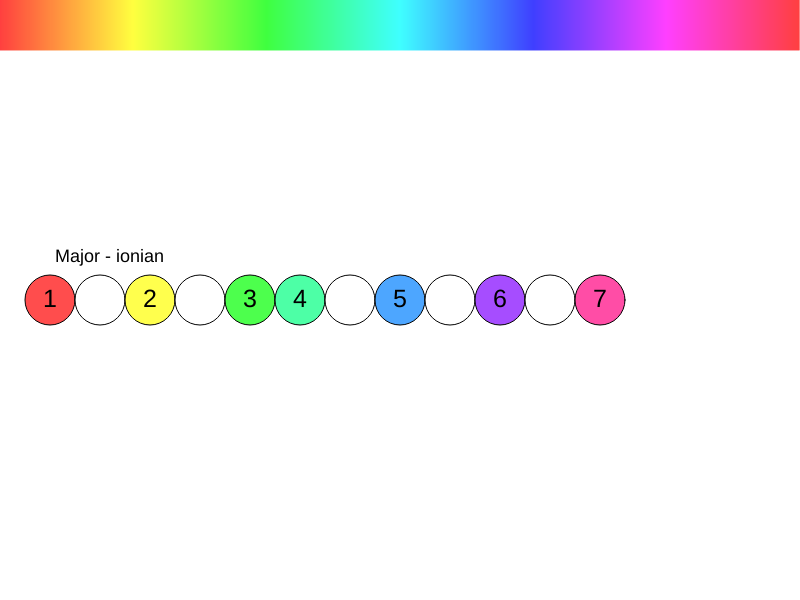
Frame 1 (no input)
Frame 2 (the mouse pressed at the canvas centre, redrawn once): identical to frame 1, image omitted

The p5.js sketch that drew this single still picture (run headless with seeded random() and noise() and a simulated clock; the mouse was pressed at the canvas centre and the sketch redrawn once):

// p5.js sketch
// ── sketch.js
let scaleList = [];
let vScales = [];

function setup() {
  createCanvas(800, 600);
  colorMode(HSB); // Définir le mode de couleur sur HSB
  background(220);
  textSize(12);
  noLoop();

  drawHSBGradient(0, 0, width, 50);

  let scale = new Scale('Major', 'ionian');
  let vScale = new VScale(scale);
  scaleList.push(scale);
  vScales.push(vScale);
  vScale.draw();

  createContextMenu();
}

function drawHSBGradient(x, y, w, h) {
  for (let i = 0; i < w; i++) {
    let hue = map(i, 0, w, 0, 360);
    stroke(hue, 100, 100);
    line(x + i, y, x + i, y + h);
  }
}

function createContextMenu() {
  const menu = document.createElement('div');
  menu.id = 'context-menu';
  menu.style.position = 'absolute';
  menu.style.display = 'none';
  menu.style.backgroundColor = '#fff';
  menu.style.border = '1px solid #ccc';
  menu.style.zIndex = '1000';

  const scales = {
    'Major': ['ionian', 'dorian', 'phrygian', 'lydian', 'mixolydian', 'aeolian', 'locrian'],
    'Harmonic minor': ['ionian #5', 'dorian #4', 'phrygian dominant', 'lydian #2', 'mixolydian b9', 'lydian #6', 'locrian #13'],
    'Melodic minor': ['ionian b3', 'dorian b2', 'lydian augmented', 'lydian dominant', 'mixolydian b6', 'locrian #2', 'super locrian']
  };

  for (const [scaleType, modes] of Object.entries(scales)) {
    const scaleItem = document.createElement('div');
    scaleItem.textContent = scaleType;
    scaleItem.style.padding = '5px';
    scaleItem.style.cursor = 'pointer';

    const modeMenu = document.createElement('div');
    modeMenu.style.display = 'none';
    modeMenu.style.position = 'absolute';
    modeMenu.style.left = '100%';
    modeMenu.style.top = '0';
    modeMenu.style.backgroundColor = '#fff';
    modeMenu.style.border = '1px solid #ccc';

    modes.forEach(mode => {
      const modeItem = document.createElement('div');
      modeItem.textContent = mode;
      modeItem.style.padding = '5px';
      modeItem.style.cursor = 'pointer';
      modeItem.onclick = () => {
        let startX = mouseX;
        let startY = mouseY;
        let isOverScale = vScales.some(vScale => mouseX > vScale.startX && mouseX < vScale.startX + 12 * 40 && mouseY > vScale.startY - 20 && mouseY < vScale.startY + 20);
        if (isOverScale) {
          let vScale = vScales.find(vScale => mouseX > vScale.startX && mouseX < vScale.startX + 12 * 40 && mouseY > vScale.startY - 20 && mouseY < vScale.startY + 20);
          vScale.scale = new Scale(scaleType, mode);
          vScale.bubbles = vScale.createBubbles();
        } else {
          let scale = new Scale(scaleType, mode);
          let vScale = new VScale(scale);
          vScale.startX = startX;
          vScale.startY = startY;
          scaleList.push(scale);
          vScales.push(vScale);
        }
        redraw();
        menu.style.display = 'none';
      };
      modeMenu.appendChild(modeItem);
    });

    scaleItem.onmouseover = () => {
      modeMenu.style.display = 'block';
    };
    scaleItem.onmouseout = () => {
      modeMenu.style.display = 'none';
    };

    scaleItem.appendChild(modeMenu);
    menu.appendChild(scaleItem);
  }

  document.body.appendChild(menu);

  window.oncontextmenu = (e) => {
    e.preventDefault();
    menu.innerHTML = ''; // Clear previous menu items

    let isOverScale = vScales.some(vScale => e.pageX > vScale.startX && e.pageX < vScale.startX + 12 * 40 && e.pageY > vScale.startY - 20 && e.pageY < vScale.startY + 20);
    const actionItem = document.createElement('div');
    actionItem.textContent = isOverScale ? 'Modifier' : 'Nouveau';
    actionItem.style.padding = '5px';
    actionItem.style.cursor = 'pointer';
    menu.appendChild(actionItem);

    for (const [scaleType, modes] of Object.entries(scales)) {
      const scaleItem = document.createElement('div');
      scaleItem.textContent = scaleType;
      scaleItem.style.padding = '5px';
      scaleItem.style.cursor = 'pointer';

      const modeMenu = document.createElement('div');
      modeMenu.style.display = 'none';
      modeMenu.style.position = 'absolute';
      modeMenu.style.left = '100%';
      modeMenu.style.top = '0';
      modeMenu.style.backgroundColor = '#fff';
      modeMenu.style.border = '1px solid #ccc';

      modes.forEach(mode => {
        const modeItem = document.createElement('div');
        modeItem.textContent = mode;
        modeItem.style.padding = '5px';
        modeItem.style.cursor = 'pointer';
        modeItem.onclick = () => {
          let startX = e.pageX;
          let startY = e.pageY;
          if (isOverScale) {
            let vScale = vScales.find(vScale => e.pageX > vScale.startX && e.pageX < vScale.startX + 12 * 40 && e.pageY > vScale.startY - 20 && e.pageY < vScale.startY + 20);
            vScale.scale = new Scale(scaleType, mode);
            vScale.bubbles = vScale.createBubbles();
          } else {
            let scale = new Scale(scaleType, mode);
            let vScale = new VScale(scale);
            vScale.startX = startX;
            vScale.startY = startY;
            scaleList.push(scale);
            vScales.push(vScale);
          }
          redraw();
          menu.style.display = 'none';
        };
        modeMenu.appendChild(modeItem);
      });

      scaleItem.onmouseover = () => {
        modeMenu.style.display = 'block';
      };
      scaleItem.onmouseout = () => {
        modeMenu.style.display = 'none';
      };

      scaleItem.appendChild(modeMenu);
      menu.appendChild(scaleItem);
    }

    menu.style.left = `${e.pageX}px`;
    menu.style.top = `${e.pageY}px`;
    menu.style.display = 'block';
  };

  window.onclick = () => {
    menu.style.display = 'none';
  };
}

function draw() {
  background(220);
  drawHSBGradient(0, 0, width, 50);
  vScales.forEach(vScale => vScale.draw());
}

function mousePressed() {
  vScales.forEach(vScale => vScale.startDrag(mouseX, mouseY));
}

function mouseDragged() {
  vScales.forEach(vScale => vScale.drag(mouseX, mouseY));
  redraw();
}

function mouseReleased() {
  vScales.forEach(vScale => vScale.stopDrag());
}

function keyPressed() {
  if (key === 'c' || key === 'C') {
    vScales.forEach(vScale => {
      if (typeof vScale.toggleMode === 'function') {
        vScale.toggleMode();
        console.log(vScale.circularMode);
      }
    });
    redraw();
  }
}
// ── chords.js
class Chord {
  constructor(type) {
    this.type = type;
    this.semitones = this.getSemitones();
    this.degrees = this.getDegrees();
    this.intervals = this.getIntervals();
  }

  getSemitones() {
    const chords = {
      "major": [0, 4, 7],
      "minor": [0, 3, 7],
      "diminished": [0, 3, 6],
      "augmented": [0, 4, 8],
      "major7": [0, 4, 7, 11],
      "minor7": [0, 3, 7, 10],
      "dominant7": [0, 4, 7, 10],
      "diminished7": [0, 3, 6, 9],
      "halfDiminished7": [0, 3, 6, 10],
      "minorMajor7": [0, 3, 7, 11],
      "augmented7": [0, 4, 8, 10]
    };

    return chords[this.type] || [];
  }

  getDegrees() {
    const degrees = {
      "major": ["1", "3", "5"],
      "minor": ["1", "♭3", "5"],
      "diminished": ["1", "♭3", "♭5"],
      "augmented": ["1", "3", "♯5"],
      "major7": ["1", "3", "5", "7"],
      "minor7": ["1", "♭3", "5", "♭7"],
      "dominant7": ["1", "3", "5", "♭7"],
      "diminished7": ["1", "♭3", "♭5", "♭♭7"],
      "halfDiminished7": ["1", "♭3", "♭5", "♭7"],
      "minorMajor7": ["1", "♭3", "5", "7"],
      "augmented7": ["1", "3", "♯5", "♭7"]
    };

    return degrees[this.type] || [];
  }

  getIntervals() {
    const intervals = {
      "major": ["1P", "3M", "5P"],
      "minor": ["1P", "3m", "5P"],
      "diminished": ["1P", "3m", "5d"],
      "augmented": ["1P", "3M", "5A"],
      "major7": ["1P", "3M", "5P", "7M"],
      "minor7": ["1P", "3m", "5P", "7m"],
      "dominant7": ["1P", "3M", "5P", "7m"],
      "diminished7": ["1P", "3m", "5d", "7d"],
      "halfDiminished7": ["1P", "3m", "5d", "7m"],
      "minorMajor7": ["1P", "3m", "5P", "7M"],
      "augmented7": ["1P", "3M", "5A", "7m"]
    };

    return intervals[this.type] || [];
  }
}

// ── scales.js
class Scale {
  constructor(type, mode = "ionian") {
    this.type = type;
    this.mode = mode;
    this.semitones = this.getSemitones();
    this.intervals = this.getIntervals();
    this.degrees = this.getDegrees();
    this.triads = this.getTriads();
  }

  getSemitones() {
    const scales = {
      "Major": {
        "ionian": [0, 2, 4, 5, 7, 9, 11],
        "dorian": [0, 2, 3, 5, 7, 9, 10],
        "phrygian": [0, 1, 3, 5, 7, 8, 10],
        "lydian": [0, 2, 4, 6, 7, 9, 11],
        "mixolydian": [0, 2, 4, 5, 7, 9, 10],
        "aeolian": [0, 2, 3, 5, 7, 8, 10],
        "locrian": [0, 1, 3, 5, 6, 8, 10]
      },
      "Harmonic minor": {
        "ionian ♯5": [0, 2, 4, 5, 8, 9, 11],
        "dorian ♯4": [0, 2, 3, 6, 7, 9, 10],
        "phrygian dominant": [0, 1, 4, 5, 7, 8, 10],
        "lydian ♯2": [0, 3, 4, 6, 7, 9, 11],
        "mixolydian ♭9": [0, 1, 3, 5, 7, 8, 10],
        "lydian ♯6": [0, 2, 3, 5, 7, 8, 11],
        "locrian ♯13": [0, 1, 3, 5, 6, 9, 10]
      },
      "Melodic minor": {
        "ionian ♭3": [0, 2, 3, 5, 7, 9, 11],
        "dorian ♭2": [0, 1, 3, 5, 7, 9, 10],
        "lydian augmented": [0, 2, 4, 6, 8, 9, 11],
        "lydian dominant": [0, 2, 4, 6, 7, 9, 10],
        "mixolydian ♭6": [0, 2, 4, 5, 7, 8, 10],
        "locrian ♯2": [0, 2, 3, 5, 6, 8, 10],
        "super locrian": [0, 1, 3, 4, 6, 8, 10]
      }
    };

    return scales[this.type][this.mode];
  }

  getIntervals() {
    const intervals = {
      0: "1P",
      1: "2m",
      2: "2M",
      3: "3m",
      4: "3M",
      5: "4P",
      6: "5d",
      7: "5P",
      8: "6m",
      9: "6M",
      10: "7m",
      11: "7M"
    };

    return this.semitones.map(semitone => intervals[semitone]);
  }

  getDegrees() {
    const degrees = {
      0: "1",
      1: "♭2",
      2: "2",
      3: "♭3",
      4: "3",
      5: "4",
      6: this.mode === "lydian" ? "♯4" : "♭5",
      7: "5",
      8: "♭6",
      9: "6",
      10: "♭7",
      11: "7"
    };

    return this.semitones.map(semitone => degrees[semitone]);
  }

  getTriads() {
    const triads = {
      "Major": {
        "ionian": ["I", "ii", "iii", "IV", "V", "vi", "vii°"],
        "dorian": ["i", "ii", "♭III", "IV", "v", "vi°", "♭VII"],
        "phrygian": ["i", "♭II", "♭III", "iv", "v°", "♭VI", "♭vii"],
        "lydian": ["I", "II", "iii", "♯iv°", "V", "vi", "vii"],
        "mixolydian": ["I", "ii", "iii°", "IV", "v", "vi", "♭VII"],
        "aeolian": ["i", "ii°", "♭III", "iv", "v", "♭VI", "♭VII"],
        "locrian": ["i°", "♭II", "♭iii", "iv", "♭V", "♭VI", "♭vii"]
      },
      "Harmonic minor": {
        "ionian ♯5": ["I", "ii°", "iii+", "iv", "V", "♭VI", "vii°"],
        "dorian ♯4": ["i", "ii", "♭III+", "IV", "V", "vi°", "♭VII"],
        "phrygian dominant": ["i", "♭II", "III+", "iv", "V", "♭VI", "vii°"],
        "lydian ♯2": ["I", "II+", "iii", "iv°", "V", "vi", "vii"],
        "mixolydian ♭9": ["I", "ii°", "iii", "IV", "v", "♭VI", "vii°"],
        "lydian ♯6": ["I", "ii", "iii", "IV", "V", "vi°", "vii"],
        "locrian ♯13": ["i°", "II", "♭iii", "iv", "V", "♭VI", "♭vii"]
      },
      "Melodic minor": {
        "ionian ♭3": ["i", "ii", "♭III+", "IV", "V", "vi°", "vii°"],
        "dorian ♭2": ["i", "ii°", "♭III", "iv", "V", "VI", "♭vii"],
        "lydian augmented": ["I", "II", "iii+", "♯iv°", "V", "vi", "vii"],
        "lydian dominant": ["I", "II", "iii", "♯iv°", "V", "vi°", "♭VII"],
        "mixolydian ♭6": ["I", "ii", "iii°", "IV", "v", "♭VI", "♭vii"],
        "locrian ♯2": ["i°", "II", "♭iii", "iv", "♭V", "♭VI", "♭vii"],
        "super locrian": ["i°", "♭ii°", "♭III", "iv", "♭V", "♭VI", "♭vii"]
      }
    };

    return triads[this.type][this.mode];
  }
}

// Exemple d'utilisation
let gammeAeolian = new Scale('Major', "aeolian");
let semiTones = gammeAeolian.getSemitones();
let intervals = gammeAeolian.getIntervals();
let degrees = gammeAeolian.getDegrees();
let triads = gammeAeolian.getTriads();
console.log(semiTones); // [0, 2, 3, 5, 7, 8, 10]
console.log(intervals); // ["1P", "2M", "3m", "4P", "5P", "6m", "7m"]
console.log(degrees); // ["1", "2", "♭3", "4", "5", "♭6", "♭7"]
console.log(triads); // ["i", "ii°", "♭III", "iv", "v", "♭VI", "♭VII"]

// ── styles.css
html, body {
  margin: 0;
  padding: 0;
}
canvas {
  display: block;
}
#context-menu {
  font-family: Arial, sans-serif;
  font-size: 14px;
}
#context-menu div {
  padding: 5px;
  cursor: pointer;
}
#context-menu div:hover {
  background-color: #eee;
}

.context-menu {
  position: absolute;
  display: none;
  background-color: #fff;
  border: 1px solid #ccc;
  z-index: 1000;
  box-shadow: 0 2px 10px rgba(0, 0, 0, 0.2);
}

.context-menu-item {
  padding: 8px 12px;
  cursor: pointer;
}

.context-menu-item:hover {
  background-color: #f0f0f0;
}

// ── vchords.js
class VChord {
  constructor(chord, size = 50) {
    this.chord = chord;
    this.size = size;
    this.bubbles = this.createBubbles();
    this.dragging = false;
    this.offsetX = 0;
    this.offsetY = 0;
    this.startX = 50;
    this.startY = 300;
    this.bubblePositions = []; // Ajouter le tableau des positions
  }

  createBubbles() {
    let bubbles = [];
    this.chord.semitones.forEach((semitone, index) => {
      let degree = this.chord.degrees[index];
      let interval = this.chord.intervals[index];
      let bubbleColor = color(semitone * 30, 70, 100);
      bubbles.push({ degree: degree, interval: interval, color: bubbleColor });
    });
    return bubbles;
  }

  draw(x, y) {
    this.startX = x; // Mettre à jour les coordonnées de départ
    this.startY = y;
    this.bubblePositions = []; // Réinitialiser les positions

    let textSizeInBubble = this.size * 0.5; // Taille du texte proportionnelle à la taille des bulles
    let labelTextSize = this.size * 0.36; // Taille du texte pour le libellé de l'accord

    push();
    textSize(labelTextSize);
    textAlign(LEFT, CENTER);
    fill(0);
    noStroke();
    text(this.chord.type, x, y - this.size / 2 - labelTextSize);
    pop();

    this.bubbles.forEach((bubble, index) => {
      let degreeY = y + index * this.size;
      // Stocker la position de chaque bulle
      this.bubblePositions.push({ x, y: degreeY });

      push();
      fill(bubble.color);
      stroke(0); // Contour noir
      ellipse(x, degreeY, this.size, this.size);
      fill(0);
      noStroke();
      textSize(textSizeInBubble); // Taille du texte dans les bulles
      textAlign(CENTER, CENTER);
      text(bubble.degree, x, degreeY);
      pop();

      let intervalY = y + index * this.size;
      push();
      fill(bubble.color);
      stroke(0); // Contour noir
      ellipse(x + this.size * 2, intervalY, this.size, this.size);
      fill(0);
      noStroke();
      textSize(textSizeInBubble); // Taille du texte dans les bulles
      textAlign(CENTER, CENTER);
      text(bubble.interval, x + this.size * 2, intervalY);
      pop();
    });
  }

  startDrag(x, y) {
    if (this.bubblePositions.length === 0) return;
    
    let tonicPosition = this.bubblePositions[0];
    let labelX = this.startX;
    let labelY = this.startY - this.size / 2 - this.size * 0.36;
    if ((tonicPosition && dist(x, y, tonicPosition.x, tonicPosition.y) < this.size / 2) ||
        dist(x, y, labelX, labelY) < this.size / 2) {
      this.dragging = true;
      this.offsetX = x - this.startX;
      this.offsetY = y - this.startY;
    }
  }

  drag(x, y) {
    if (this.dragging) {
      this.startX = x - this.offsetX;
      this.startY = y - this.offsetY;
    }
  }

  stopDrag() {
    this.dragging = false;
  }
}

// ── vscale.js
class VScale {
  constructor(scale, size = 50) {
    this.scale = scale;
    this.size = size;
    this.bubbles = this.createBubbles();
    this.dragging = false;
    this.offsetX = 0;
    this.offsetY = 0;
    this.startX = 50;
    this.startY = 300;
    this.circularMode = false;
    this.bubblePositions = [];
  }

  createBubbles() {
    let bubbles = [];
    for (let i = 0; i < 12; i++) {
      let isInScale = this.scale.semitones.includes(i);
      let bubbleColor = isInScale ? color(i * 30, 70, 100) : color(200);
      let degree = isInScale ? this.scale.degrees[this.scale.semitones.indexOf(i)] : '';
      bubbles.push({ position: i, color: bubbleColor, degree: degree, isInScale: isInScale });
    }
    return bubbles;
  }

  calculateBubblePosition(index) {
    if (this.circularMode) {
      let angle = TWO_PI * ((index + 9) % 12 / 12); // Placer la tonique en haut
      let radius = this.size * 6 / PI; // Ajuster le rayon pour que les bulles se touchent
      let x = this.startX + cos(angle) * radius;
      let y = this.startY + sin(angle) * radius;
      return { x, y };
    } else {
      let x = this.startX + index * this.size;
      let y = this.startY;
      return { x, y };
    }
  }

  draw() {
    let textSizeInBubble = this.size * 0.5; // Taille du texte proportionnelle à la taille des bulles
    let labelTextSize = this.size * 0.36; // Taille du texte pour le libellé de la gamme

    push();
    textSize(labelTextSize);
    textAlign(LEFT, CENTER);
    fill(0);
    noStroke();
    text(`${this.scale.type} - ${this.scale.mode}`, this.startX + this.size * 0.1, this.startY - this.size / 2 - labelTextSize);
    pop();

    this.bubblePositions = [];
    this.bubbles.forEach((bubble, index) => {
      let { x, y } = this.calculateBubblePosition(index);
      this.bubblePositions.push({ x, y });
      push();
      fill(bubble.color);
      stroke(0); // Contour noir
      ellipse(x, y, this.size, this.size);
      fill(0);
      noStroke();
      textSize(textSizeInBubble); // Taille du texte dans les bulles
      textAlign(CENTER, CENTER);
      text(bubble.degree, x, y);
      pop();
    });
  }

  startDrag(x, y) {
    this.bubblePositions.forEach((pos, index) => {
      if (dist(x, y, pos.x, pos.y) < this.size / 2) {
        this.dragging = true;
        this.offsetX = x - this.startX;
        this.offsetY = y - this.startY;
      }
    });
  }

  drag(x, y) {
    if (this.dragging) {
      this.startX = x - this.offsetX;
      this.startY = y - this.offsetY;
    }
  }

  stopDrag() {
    this.dragging = false;
  }

  toggleMode() {
    this.circularMode = !this.circularMode;
  }
}
